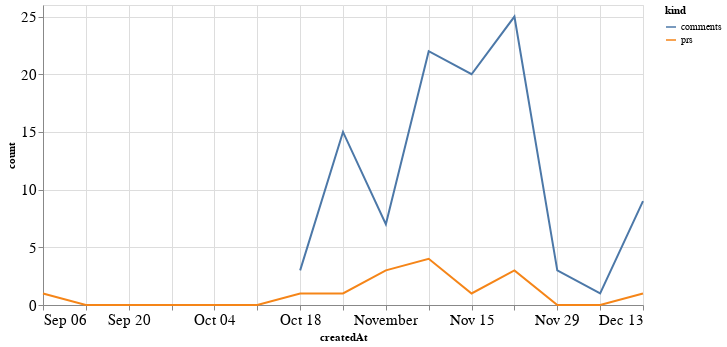

Notebook code for this chart:
### Code cell
alt.Chart(total_time, width=600).mark_line().encode(
    x='createdAt',
    y='count',
    color='kind'
)

### Figure 1 — Vega-Lite specification as saved in the notebook (floating-point values rounded to 4 significant figures)
{"config": {"axisLeft": {"labelFontSize": 15}, "axisBottom": {"labelFontSize": 15}}, "data": {"name": "data-2caeb6bc8f59d9e68e501d01925fbb81"}, "mark": "line", "encoding": {"color": {"type": "nominal", "field": "kind"}, "x": {"type": "temporal", "field": "createdAt"}, "y": {"type": "quantitative", "field": "count"}}, "width": 600, "$schema": "https://vega.github.io/schema/vega-lite/v4.8.1.json", "datasets": {"data-2caeb6bc8f59d9e68e501d01925fbb81": [{"createdAt": "2020-09-06T00:00:00", "kind": "prs", "count": 1.0}, {"createdAt": "2020-09-13T00:00:00", "kind": "prs", "count": 0.0}, {"createdAt": "2020-09-20T00:00:00", "kind": "prs", "count": 0.0}, {"createdAt": "2020-09-27T00:00:00", "kind": "prs", "count": 0.0}, {"createdAt": "2020-10-04T00:00:00", "kind": "prs", "count": 0.0}, {"createdAt": "2020-10-11T00:00:00", "kind": "prs", "count": 0.0}, {"createdAt": "2020-10-18T00:00:00", "kind": "prs", "count": 1.0}, {"createdAt": "2020-10-25T00:00:00", "kind": "prs", "count": 1.0}, {"createdAt": "2020-11-01T00:00:00", "kind": "prs", "count": 3.0}, {"createdAt": "2020-11-08T00:00:00", "kind": "prs", "count": 4.0}, {"createdAt": "2020-11-15T00:00:00", "kind": "prs", "count": 1.0}, {"createdAt": "2020-11-22T00:00:00", "kind": "prs", "count": 3.0}, {"createdAt": "2020-11-29T00:00:00", "kind": "prs", "count": 0.0}, {"createdAt": "2020-12-06T00:00:00", "kind": "prs", "count": 0.0}, {"createdAt": "2020-12-13T00:00:00", "kind": "prs", "count": 1.0}, {"createdAt": "2020-09-06T00:00:00", "kind": "comments", "count": null}, {"createdAt": "2020-09-13T00:00:00", "kind": "comments", "count": null}, {"createdAt": "2020-09-20T00:00:00", "kind": "comments", "count": null}, {"createdAt": "2020-09-27T00:00:00", "kind": "comments", "count": null}, {"createdAt": "2020-10-04T00:00:00", "kind": "comments", "count": null}, {"createdAt": "2020-10-11T00:00:00", "kind": "comments", "count": null}, {"createdAt": "2020-10-18T00:00:00", "kind": "comments", "count": 3.0}, {"createdAt": "2020-10-25T00:00:00", "kind": "comments", "count": 15.0}, {"createdAt": "2020-11-01T00:00:00", "kind": "comments", "count": 7.0}, {"createdAt": "2020-11-08T00:00:00", "kind": "comments", "count": 22.0}, {"createdAt": "2020-11-15T00:00:00", "kind": "comments", "count": 20.0}, {"createdAt": "2020-11-22T00:00:00", "kind": "comments", "count": 25.0}, {"createdAt": "2020-11-29T00:00:00", "kind": "comments", "count": 3.0}, {"createdAt": "2020-12-06T00:00:00", "kind": "comments", "count": 1.0}, {"createdAt": "2020-12-13T00:00:00", "kind": "comments", "count": 9.0}]}}
